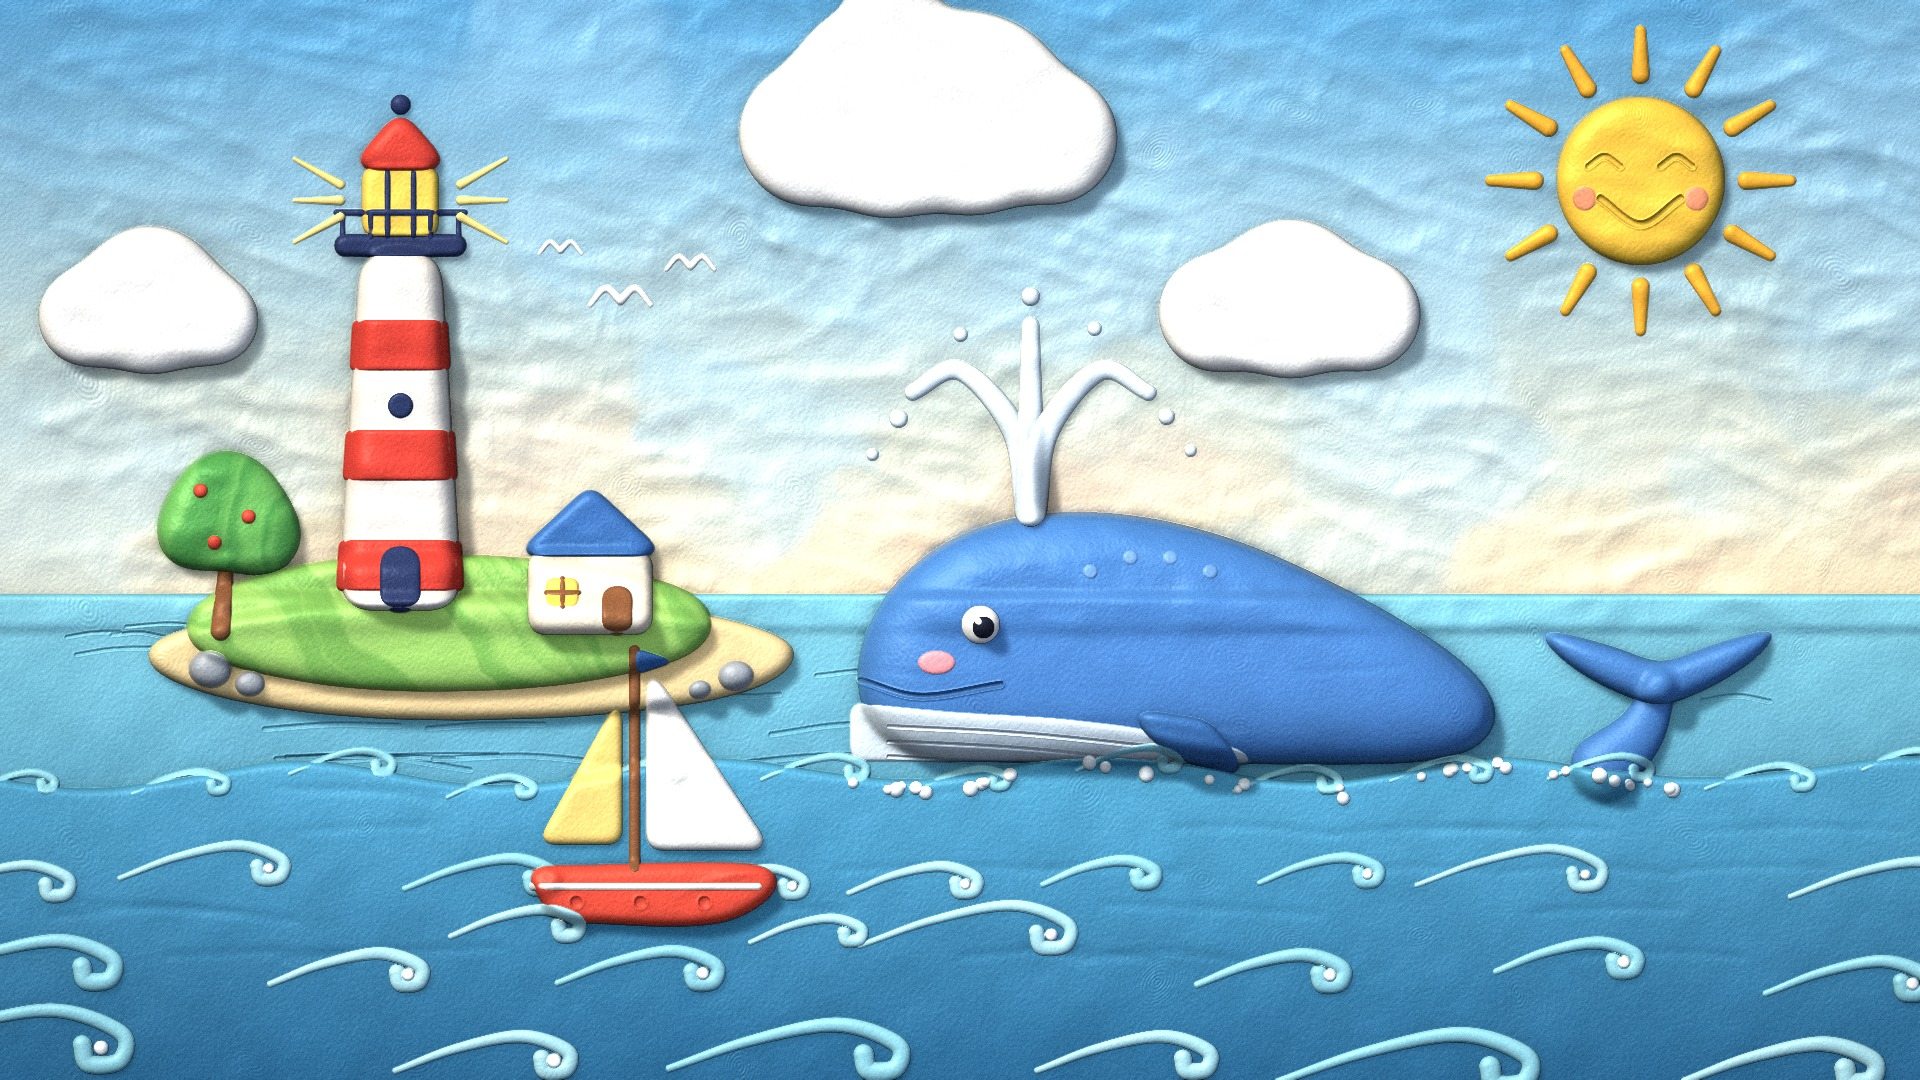

Reproduce this figure in Python.
"""Example (stop-motion clay): Lighthouse Island / 灯塔岛 — a plasticine relief: finger-smeared sky,
pillowy clouds, a striped lighthouse and cottage on a little island, a smiling whale spouting water,
a sailboat, rolled-coil waves. Everything is a height map lit like a photo of a set. No image model.
python3 clay_lighthouse.py [out.png] [--stages DIR]
"""
import os, sys
sys.path.insert(0, os.path.join(os.path.dirname(os.path.abspath(__file__)), '..', 'lib'))
import numpy as np
from clay import Clay, hexc
from core import spline, fbm1d, noise2d, smoothstep

out = sys.argv[1] if len(sys.argv) > 1 and not sys.argv[1].startswith('--') else 'clay_lighthouse.png'
stages = sys.argv[sys.argv.index('--stages') + 1] if '--stages' in sys.argv else None

c = Clay(1920, 1080, seed=11)
rng = c.rng
W, H = c.W, c.H
HORIZON = 600
NAVY, RED, CREAM, FOAM = '#2f3b63', '#d8453a', '#fbfaf5', '#eef8fb'

# ---- sky: bands of blue, pale blue and warm cream, then smeared together with fingertips
c.backdrop('#cfe6ee')
sky_col = c.gradient('#5fa8d8', '#f6e3bd', 0, HORIZON)
bands = noise2d(H, W, 260, 3, 3)[..., None]
hi = smoothstep(0.56, 0.72, bands) * 0.4                     # soft patches of pale blue ...
sky_col = sky_col * (1 - hi) + hexc('#a6d4ee') * hi
low = smoothstep(0.44, 0.3, bands) * smoothstep(HORIZON - 260, HORIZON - 120, c.YY)[..., None] * 0.35
sky_col = sky_col * (1 - low) + hexc('#f7cfb8') * low        # ... and peach near the horizon, for the fingers to drag around
sky = c.rrect(-40, -40, W + 40, HORIZON + 30, 10)
c.smear(sky, sky_col, strokes=340, angle=0.08, spread=0.3, height=4)
SX, SY = 1640, 180
for a in np.linspace(0, 2 * np.pi, 12, endpoint=False):
    c.snake([(SX + np.cos(a) * 106, SY + np.sin(a) * 106), (SX + np.cos(a) * 150, SY + np.sin(a) * 150)], 9, '#f7b33b', taper=(1.0, 0.6))
c.pad(c.circle(SX, SY, 86), '#fbc94a', height=22, round=18)
c.groove(spline([(SX - 40, SY + 18), (SX, SY + 44), (SX + 40, SY + 18)]), 7, 4)        # sleepy sun smile
for sx in (-1, 1):
    c.groove(spline([(SX + sx * 36 - 16, SY - 14), (SX + sx * 36, SY - 24), (SX + sx * 36 + 16, SY - 14)]), 6, 3)
    c.pad(c.circle(SX + sx * 56, SY + 18, 13), '#f59a72', height=2, round=4)


def cloud(cx, cy, w, h, n):
    m = np.zeros((H, W), np.float32)
    for i in range(n):
        x = cx - w / 2 + w * (i + 0.5) / n
        r = h * (0.5 + 0.45 * np.sin(np.pi * (i + 0.5) / n)) * rng.uniform(0.85, 1.1)
        m = np.maximum(m, c.circle(x, cy + h * 0.3 - r * 0.7, r))
    m = np.maximum(m, c.rrect(cx - w / 2, cy - h * 0.1, cx + w / 2, cy + h * 0.32, h * 0.2))
    c.pad(m, CREAM, height=26, round=16)


cloud(930, 150, 320, 116, 4)
cloud(1290, 330, 220, 82, 3)
cloud(150, 330, 190, 74, 3)
for (bx, by, s) in [(620, 300, 1.0), (690, 266, 0.8), (560, 250, 0.7)]:
    c.snake([(bx - 30 * s, by + 4 * s), (bx - 15 * s, by - 12 * s), (bx, by)], 4.2 * s, CREAM, taper=(0.6, 1))
    c.snake([(bx, by), (bx + 15 * s, by - 12 * s), (bx + 30 * s, by + 4 * s)], 4.2 * s, CREAM, taper=(1, 0.6))
c.stage('sky')

# ---- sea: a deep slab, lighter towards the horizon, tool-grooved ripples
sea = c.rrect(-40, HORIZON - 6, W + 40, H + 40, 8)
c.pad(sea, c.gradient('#7cc3d6', '#2c6f98', HORIZON, H), height=12, round=4)
for k in range(12):
    y = HORIZON + 26 + k ** 1.5 * 9
    for _ in range(3 + k // 3):
        x = rng.uniform(40, W - 200); L = rng.uniform(80, 200) * (0.6 + k / 16)
        c.groove([(x, y + rng.normal(0, 4)), (x + L / 2, y - 3), (x + L, y + rng.normal(0, 4))], 3 + k * 0.3, 1.6)
c.stage('sea')

# ---- island: sandy base, grassy hill, rocks, lighthouse, cottage, tree
IX = 470
c.pad(c.blob(IX, HORIZON + 58, 330, 62, rough=0.05), '#e8cf99', height=20, round=10)
c.pad(c.blob(IX - 20, HORIZON + 22, 270, 70, rough=0.06), '#7db65a', height=24, round=18, marble=('#9ccd6c', 0.25))
for (x, y, r) in [(210, HORIZON + 70, 30), (250, HORIZON + 84, 20), (736, HORIZON + 76, 26), (700, HORIZON + 90, 16)]:
    c.pad(c.blob(x, y, r, r * 0.75, rough=0.12), '#9aa1a8', height=r * 0.7, round=r * 0.5)

LX, LB, LT = 400, HORIZON + 10, 250                           # lighthouse: centre x, base y, top y


def lh_x(y, side):                                            # tapered tower edge
    t = (LB - y) / (LB - LT)
    return LX + side * (62 - 22 * t)


tower = c.poly([(lh_x(LB, -1), LB), (lh_x(LB, 1), LB), (lh_x(LT, 1), LT), (lh_x(LT, -1), LT)])
c.pad(tower, '#f5efe4', height=40, round=16)
for (y0, y1) in [(LB - 70, LB - 20), (LB - 180, LB - 130), (LB - 290, LB - 240)]:
    band = c.poly([(lh_x(y1, -1) - 3, y1), (lh_x(y1, 1) + 3, y1), (lh_x(y0, 1) + 3, y0), (lh_x(y0, -1) - 3, y0)])
    c.pad(band, RED, height=4, round=3)
c.pad(c.rrect(LX - 20, LB - 64, LX + 20, LB + 2, 18), NAVY, height=5, round=4)       # door
c.pad(c.circle(LX, LB - 205, 13), NAVY, height=4, round=3)                           # little window
c.pad(c.rrect(LX - 66, LT - 16, LX + 66, LT + 6, 8), NAVY, height=12, round=4)       # gallery
c.pad(c.rrect(LX - 38, LT - 84, LX + 38, LT - 14, 6), '#ffd45e', height=14, round=6) # lamp room
for dx in (-13, 13):
    c.snake([(LX + dx, LT - 82), (LX + dx, LT - 16)], 3, NAVY, smooth=False)
c.snake([(LX - 64, LT - 38), (LX + 64, LT - 38)], 3.2, NAVY, smooth=False)          # rail
for dx in (-58, -30, 30, 58):
    c.snake([(LX + dx, LT - 38), (LX + dx, LT - 14)], 2.6, NAVY, smooth=False)
c.pad(c.poly([(LX - 54, LT - 80), (LX + 54, LT - 80), (LX, LT - 142)]), RED, height=20, round=10)
c.ball(LX, LT - 146, 10, NAVY)
for side in (-1, 1):                                          # the lamp's shine, pressed as little rays
    for a in (-0.32, 0.0, 0.32):
        x0, y0 = LX + side * 60, LT - 50 + a * 50
        c.snake([(x0, y0), (x0 + side * 46, y0 + a * 80)], 4.5, '#ffe28a', taper=(1, 0.45))

HX = 590                                                      # cottage
c.pad(c.rrect(HX - 62, HORIZON - 50, HX + 62, HORIZON + 34, 6), '#f3e7d2', height=26, round=8)
c.pad(c.poly([(HX - 78, HORIZON - 44), (HX + 78, HORIZON - 44), (HX, HORIZON - 116)]), '#3f6fb0', height=18, round=8)
c.pad(c.rrect(HX + 12, HORIZON - 14, HX + 42, HORIZON + 34, 12), '#8a5a3c', height=4, round=3)
c.pad(c.rrect(HX - 44, HORIZON - 22, HX - 12, HORIZON + 6, 4), '#ffd45e', height=4, round=3)
c.snake([(HX - 28, HORIZON - 22), (HX - 28, HORIZON + 6)], 2.4, '#8a5a3c', smooth=False)
c.snake([(HX - 44, HORIZON - 8), (HX - 12, HORIZON - 8)], 2.4, '#8a5a3c', smooth=False)
c.snake([(220, HORIZON + 30), (226, HORIZON - 40)], 9, '#8a5a3c', taper=(1.1, 0.8))  # tree
tree = np.maximum.reduce([c.circle(226, HORIZON - 96, 58), c.circle(190, HORIZON - 66, 40), c.circle(262, HORIZON - 64, 44)])
c.pad(tree, '#4f9a4e', height=30, round=22, marble=('#6db55e', 0.2))
for (x, y) in [(200, HORIZON - 110), (248, HORIZON - 84), (214, HORIZON - 58)]:
    c.ball(x, y, 7, '#e2503f')
c.stage('island')

# ---- whale: big round head, body tapering right into the water, pale grooved throat, eye, smile, spout
WX, WY = 1150, 700
WATER = 772                                                   # the front water line
body = c.poly(spline([(WX - 300, WY + 40), (WX - 296, WY - 60), (WX - 230, WY - 150), (WX - 110, WY - 190), (WX + 40, WY - 176),
                      (WX + 180, WY - 120), (WX + 300, WY - 50), (WX + 380, WY + 10), (WX + 360, WY + 60), (WX - 300, WY + 60)], 16))
c.pad(body, '#4a7fc1', height=62, round=50)
throat = c.poly(spline([(WX - 300, WY + 2), (WX - 200, WY + 12), (WX - 60, WY + 22), (WX + 90, WY + 50), (WX + 90, WY + 90), (WX - 300, WY + 90)], 12))
c.pad(throat * (body > 0.5), '#d7e8f2', height=5, round=6)
for k in range(3):
    y0 = WY + 30 + k * 15
    c.groove([(WX - 262, y0 - 4), (WX - 120, y0 + 4), (WX + 50, y0 + 22)], 3.5, 2.2)
c.ball(WX - 170, WY - 76, 19, CREAM)
c.ball(WX - 167, WY - 73, 11, '#232838')
c.ball(WX - 172, WY - 79, 4, '#ffffff')
c.groove(spline([(WX - 290, WY - 20), (WX - 230, WY - 4), (WX - 150, WY - 16)]), 6, 5)
c.pad(c.ellipse(WX - 214, WY - 38, 20, 12), '#f29aa3', height=3, round=4)
c.pad(c.poly(spline([(WX - 30, WY + 6), (WX + 20, WY + 54), (WX + 96, WY + 76), (WX + 60, WY + 20)], 8)), '#3d6daa', height=16, round=10)
for dx in (-60, -20, 20, 60):                                 # pale spots on the back
    c.pad(c.circle(WX + dx, WY - 150 + abs(dx) * 0.35, 8), '#6d9ad0', height=2, round=3)
SPX, SPY = WX - 120, WY - 190                                  # spout: three curling plumes and droplets
for side, reach in [(-1, 1.0), (0, 0.0), (1, 1.0)]:
    pts = [(SPX, SPY), (SPX + side * 16, SPY - 80), (SPX + side * 70 * reach, SPY - 140 - (1 - reach) * 40), (SPX + side * 118 * reach, SPY - 118 - (1 - reach) * 50)]
    c.snake(pts, 13, '#e3f2fa', taper=(1.2, 0.6))
for (x, y, r) in [(SPX - 132, SPY - 92, 9), (SPX + 136, SPY - 94, 8), (SPX - 70, SPY - 176, 7), (SPX + 64, SPY - 182, 7), (SPX, SPY - 214, 9), (SPX - 158, SPY - 56, 6), (SPX + 160, SPY - 60, 6)]:
    c.ball(x, y, r, '#e3f2fa')
FX, FY = 1660, 690                                            # tail fluke rising further out
c.snake([(FX - 56, WATER - 6), (FX - 20, FY + 40), (FX, FY - 6)], 26, '#4a7fc1', taper=(1.3, 0.6))
fluke = c.poly(spline([(FX, FY + 18), (FX - 56, FY - 4), (FX - 112, FY - 40), (FX - 156, FY - 80), (FX - 96, FY - 58), (FX - 36, FY - 40),
                       (FX, FY - 26), (FX + 36, FY - 40), (FX + 96, FY - 60), (FX + 152, FY - 86), (FX + 110, FY - 42), (FX + 56, FY - 6), (FX, FY + 18)], 6))
c.pad(fluke, '#4a7fc1', height=28, round=14)
c.stage('whale')

# ---- water in front: a wavy slab over the whale's lower half, irregular curling wave coils, foam, a sailboat
wob = fbm1d(90, 12, 3, 5)
xs = np.linspace(-40, W + 40, 90)
front_top = [(x, WATER + 12 * np.sin(x / 64) + 10 * wob[i]) for i, x in enumerate(xs)]
front = c.poly(front_top + [(W + 40, H + 40), (-40, H + 40)])
c.pad(front, c.gradient('#4f9cc0', '#2a6690', WATER, H), height=14, round=6)


def wave(x, y, L, r, col):
    """one rolled coil: a long low crest that curls over at the front"""
    curl = [(x, y + 6), (x + L * 0.3, y - L * 0.08), (x + L * 0.62, y - L * 0.14), (x + L * 0.84, y - L * 0.07),
            (x + L * 0.84, y + L * 0.02), (x + L * 0.74, y + L * 0.03), (x + L * 0.72, y - L * 0.03)]
    c.snake(curl, r, col, taper=(0.35, 1.0))


for (x, y) in [(xs[i], front_top[i][1]) for i in range(2, 88, 7)]:                  # small crests along the top edge
    wave(x - 30, y + 6, rng.uniform(90, 130), 5.5, '#8fd0e0')
rows = [(WATER + 110, 170, 7.5), (WATER + 200, 210, 9), (WATER + 290, 250, 10.5)]
for (y, L0, r) in rows:
    x = -rng.uniform(40, 160)
    while x < W + 40:
        L = L0 * rng.uniform(0.75, 1.3)
        yy = y + rng.normal(0, 10)
        wave(x, yy, L, r * rng.uniform(0.85, 1.1), '#8fd0e0' if rng.random() < 0.75 else '#a9dde8')
        if rng.random() < 0.7:
            c.ball(x + L * 0.78, yy - L * 0.02, r * 0.7, FOAM)
        x += L * rng.uniform(1.1, 1.8)
for k in range(34):                                           # foam at the whale's and the tail's waterline
    x = rng.uniform(WX - 300, WX + 380) if k < 24 else rng.uniform(FX - 110, FX + 20)
    c.ball(x, WATER + 6 + 12 * np.sin(x / 64) + rng.normal(0, 4), rng.uniform(4, 8), FOAM)
BX, BY = 640, 900                                             # sailboat in the foreground
c.pad(c.poly(spline([(BX - 120, BY - 34), (BX + 130, BY - 34), (BX + 86, BY + 22), (BX - 86, BY + 22)], 4)), '#e2503f', height=22, round=10)
c.snake([(BX - 108, BY - 14), (BX + 118, BY - 14)], 3.4, CREAM, smooth=False)
c.snake([(BX - 6, BY - 34), (BX - 6, BY - 250)], 5.5, '#8a5a3c', smooth=False)
c.pad(c.poly([(BX + 6, BY - 240), (BX + 6, BY - 50), (BX + 132, BY - 50)]), CREAM, height=12, round=8)
c.pad(c.poly([(BX - 18, BY - 210), (BX - 18, BY - 56), (BX - 104, BY - 56)]), '#f2d27a', height=10, round=7)
c.pad(c.poly([(BX - 4, BY - 252), (BX - 4, BY - 226), (BX + 36, BY - 239)]), '#3f6fb0', height=6, round=3)
for dx in (-64, 0, 64):
    c.poke(BX + dx, BY + 2, 6, 3)
wave(BX - 190, BY + 30, 150, 8, '#a9dde8')
wave(BX + 110, BY + 36, 130, 7, '#a9dde8')

c.save(out, stages_dir=stages)
print('saved', out)
